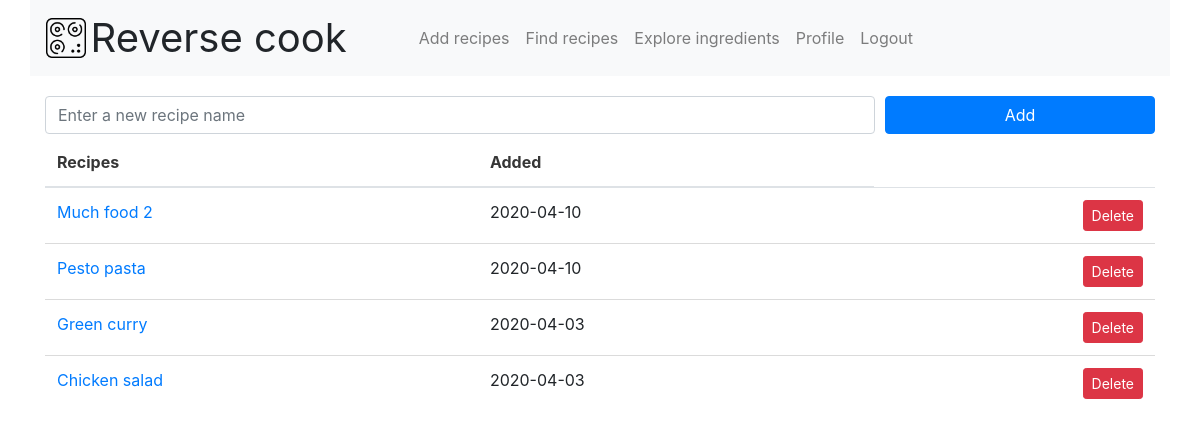
Screenshot of / (signed in) with the database file from the repository.
### app.py (models this page shows, shortened)
class Recipe(db.Model):
	id = db.Column(db.Integer, primary_key=True)
	name = db.Column(db.String(128), nullable=False)
	created_at = db.Column(db.DateTime, nullable=False,
		default=datetime.utcnow)
	recipeingredient = db.relationship('RecipeIngredient', backref='recipe',\
		lazy=True)

### app.py (the view)
@app.route('/', methods=['GET', 'POST'])
@login_required
def index():
	if request.method == 'POST':
		name = request.form['name']
		new_stuff = Recipe(name=name)
		try:
			db.session.add(new_stuff)
			db.session.commit()
			return redirect('/')
		except:
			return "There was a problem adding a new recipe."
	else:
		recipes = Recipe.query.order_by(Recipe.created_at.desc()).all()
		return render_template('index.html', recipes=recipes)

### app.py (called while the page is built)
@login_manager.user_loader
def load_user(user_id):
    return User.query.get(int(user_id))

### templates/index.html
{% extends 'base.html' %}
{% block content %}
<div class="container">
	{% include 'snippets/form.html' %}
	{% if recipes|length < 1 %}
	<p>There is nothing to cook for now :(</p>
	{% else %}
	<table class="table">
		<thead>
			<tr>
				<th>Recipes</th>
				<th>Added</th>
			</tr>
		</thead>
		<tbody>
			{% for recipe in recipes %}
			<tr>
				<td><a href="/update/{{ recipe.id }}">{{ recipe.name }}</a></td>
				<td>{{ recipe.created_at.date() }}</td>
				<td class="text-right"><a class="btn btn-danger btn-sm" href="/delete/{{ recipe.id }}" role="button">Delete</a></td>
			</tr>
			{% endfor %}
		</tbody>
	</table>
	{% endif %}
</div>
{% endblock content %}

### static/css/main.css (style rules this page uses)
body { background: #FFFFFF; }

### rows the page displays
Recipe: name "Much food 2", created_at "2020-04-10"
Recipe: name "Pesto pasta", created_at "2020-04-10"
Recipe: name "Green curry", created_at "2020-04-03"
Recipe: name "Chicken salad", created_at "2020-04-03"
